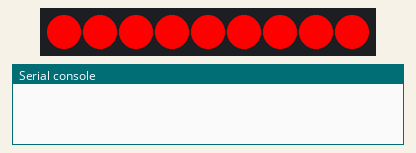
Simulated run of this program. Board: Raspberry Pi Pico running MicroPython. On the bench: 9 RGB LEDs in strip order, left to right, the last lines printed to the serial console. Dim RGB values are drawn brighter than linear; random numbers come from a fixed seed; library files of the repository ran but are not shown: neopixel.py. At 2.5 s the program stops and its outputs stay as they are.

Above: at 0.1 s.
At 1.1 s:
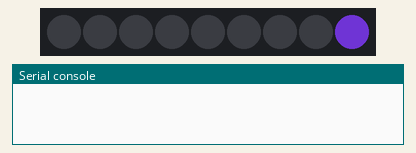
At 1.6 s:
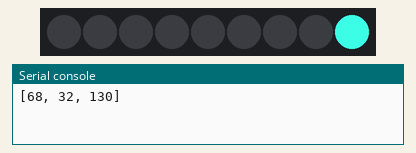
At 2.1 s:
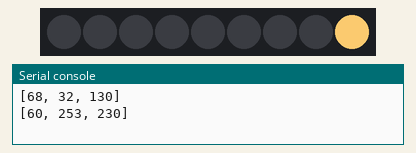

The program:

07_ws2812_fill.py
```python
import time , random
from machine import Pin
from neopixel import NeoPixel
# 腳位 16 & 9顆 LEDs
strip = NeoPixel(Pin(16), 9)

strip.fill((255,0,0))#R,G,B
strip.write()
time.sleep(0.5)

strip.fill((0,0,0))
strip.write()
time.sleep(0.5)

a = []

for j in range(3):
    a.clear()
    for i in range(3):
        a.append(random.randint(0,255))

    strip[8] = a
    strip.write()
    time.sleep(0.5)
    print(a)
```

Measured:
- what the display in image 1 shows lasts 0.5 s, from 1.0 s to 1.5 s
